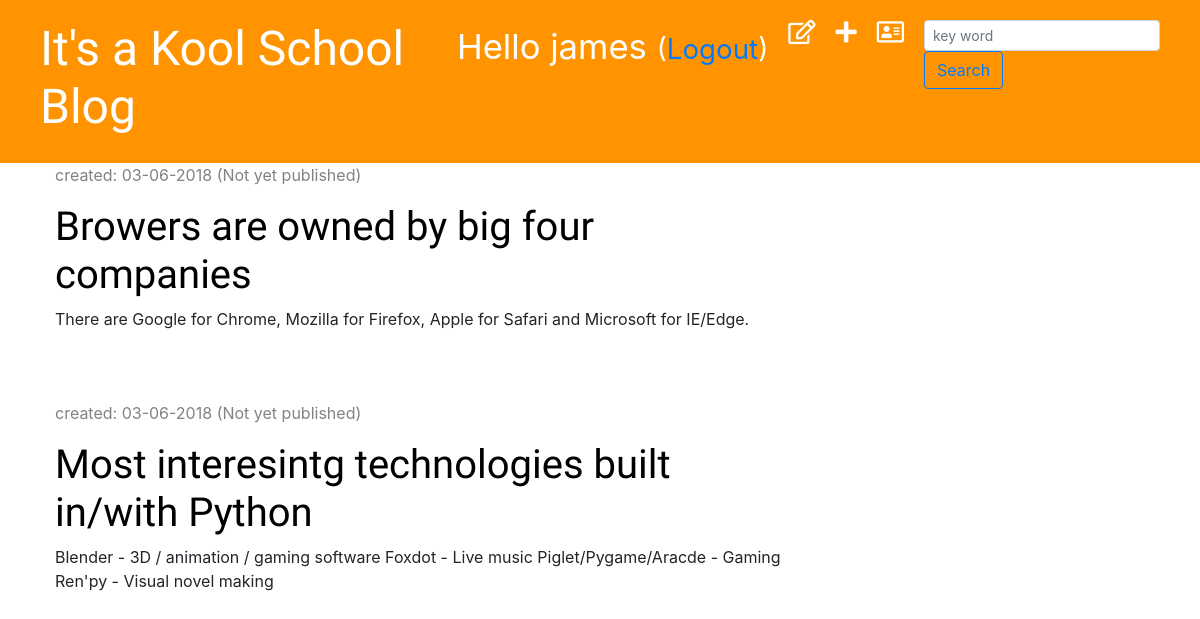
Before: /blog/draft/ (signed in) with the older database file.
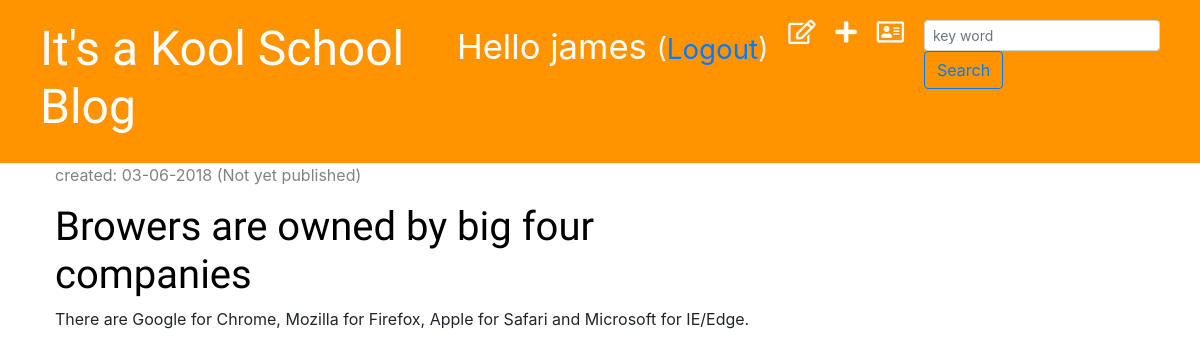
After: the same page with the newer database file.
### blog/models.py (models this page shows, shortened)
class Post(models.Model):
    author = models.ForeignKey('auth.User', on_delete=models.CASCADE, null=True, blank=True)
    title = models.CharField(max_length=200)
    text = models.TextField()
    created_date = models.DateTimeField(auto_now_add=True)
    published_date = models.DateTimeField(blank=True, null=True)
    viewed = models.IntegerField(default=0, editable=0)

### blog/views.py (the view)
@login_required
def post_draft_list(request):
    posts = models.Post.objects.filter(published_date__isnull=True).order_by('created_date')
    return render(request, 'blog/post_draft_list.html', {'posts': posts})

### blog/templates/blog/post_draft_list.html
{% extends 'blog/base.html' %}
{% block content %}
    {% for post in posts %}
        <div class="post">
            <p class="date">created: {{ post.created_date|date:'d-m-Y' }} (Not yet published)</p>
            <h1><a href="{% url 'blog:post_detail' pk=post.pk %}">{{ post.title }}</a></h1>
            <p>{{ post.text|truncatechars:200 }}</p>
        </div>
    {% endfor %}
{% endblock %}

Changed rows visible on the page:
no longer on this page (row edited): Post: created_date "03-06-2018", title "Most interesintg technologies built in/with Python", text "Blender - 3D / animation / gaming software Foxdot - Live music Piglet/Pygame/Aracde - Gaming Ren'py - Visual novel making"
